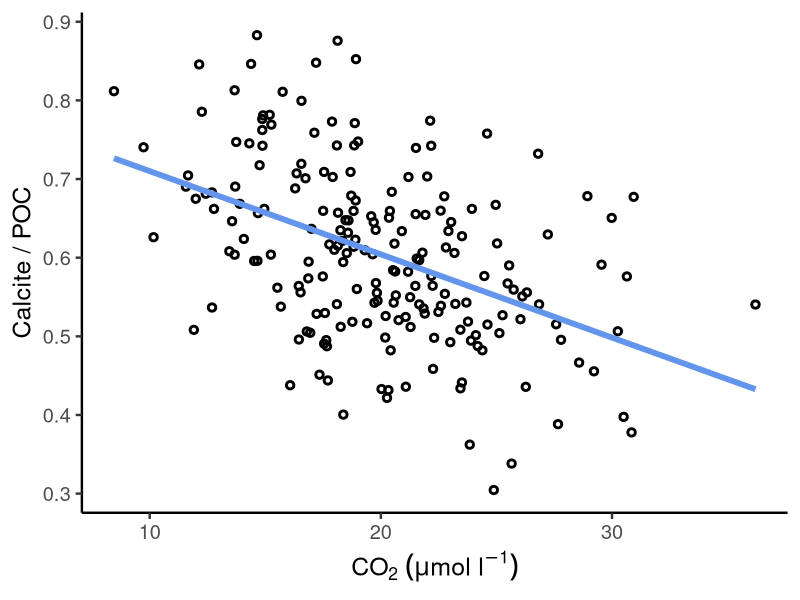
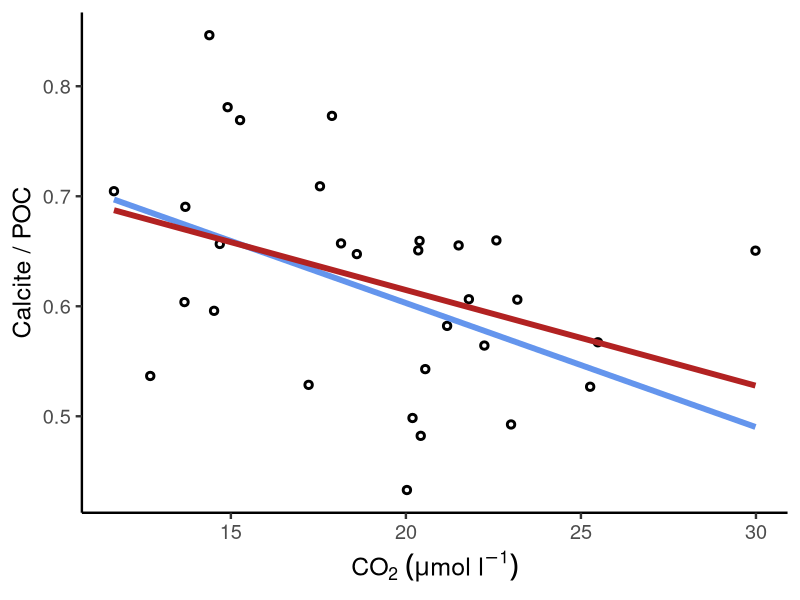
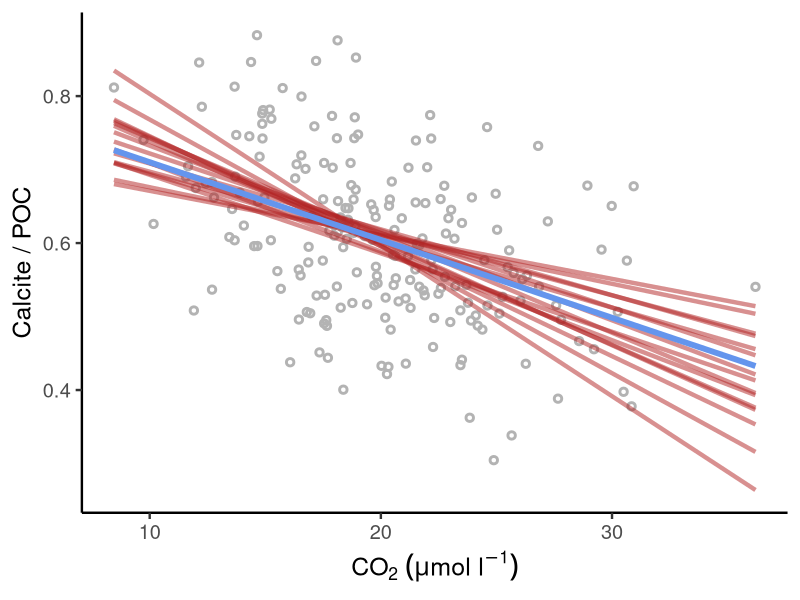
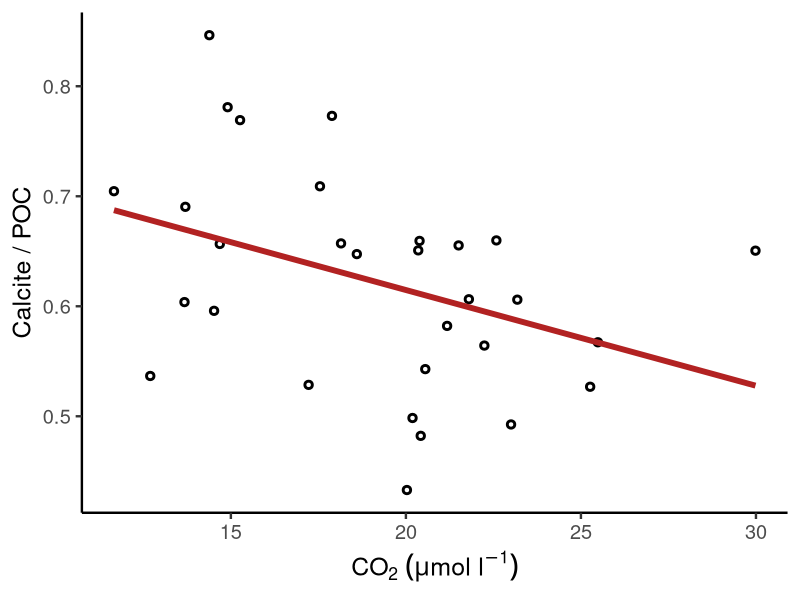
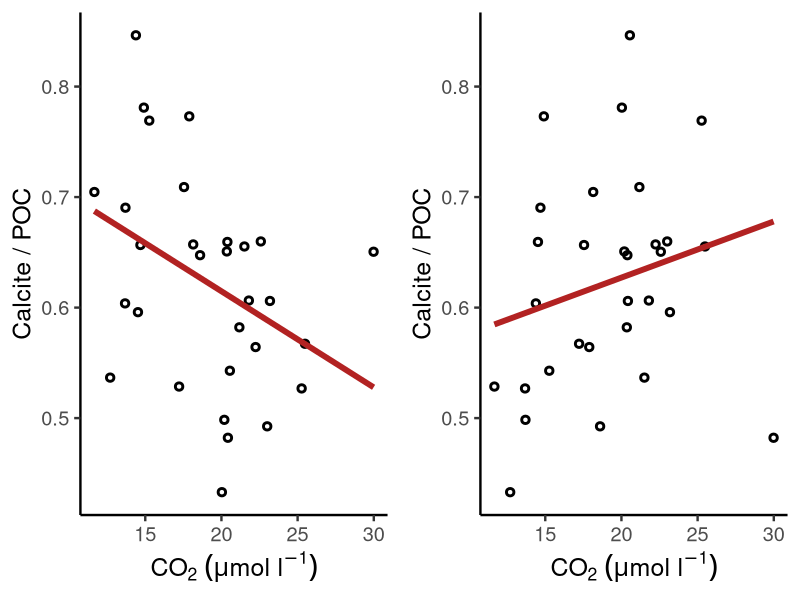
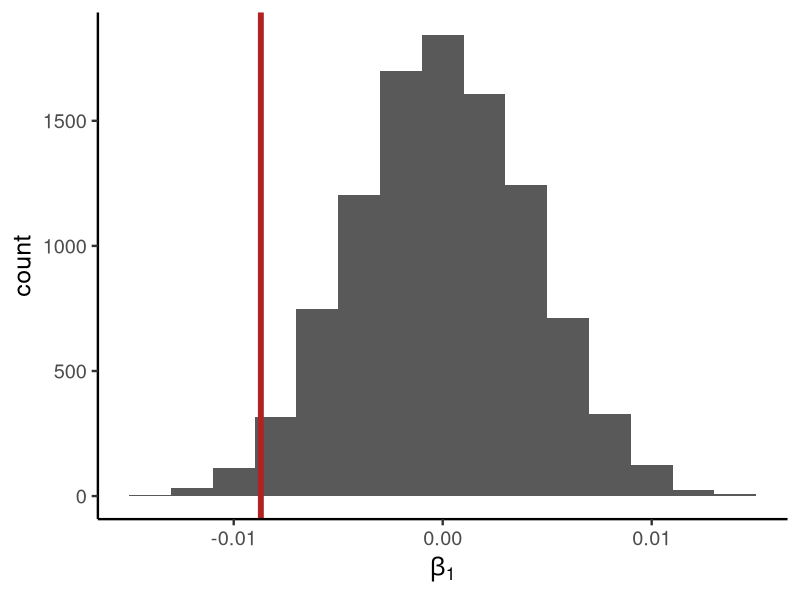
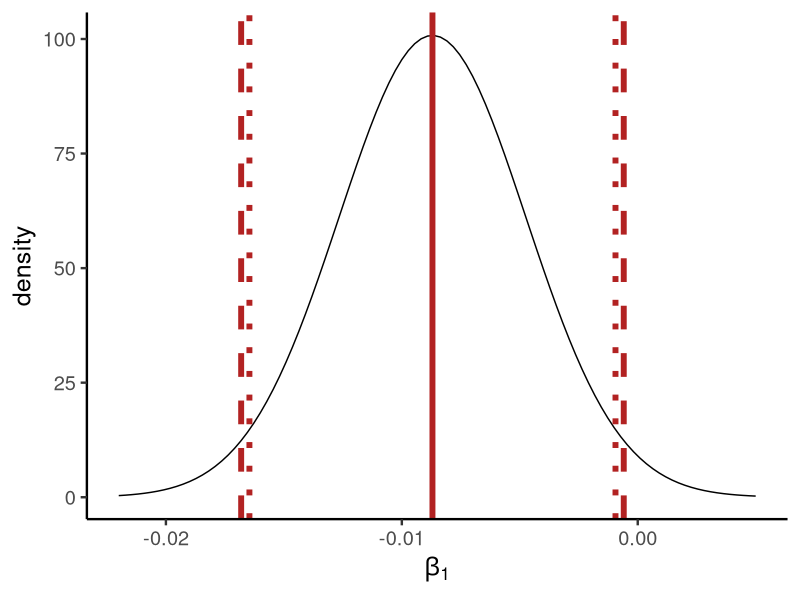
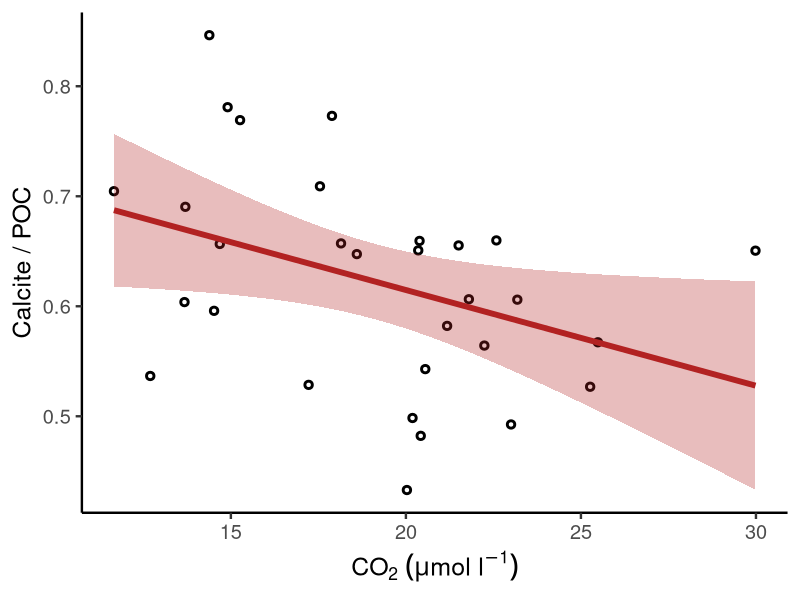

The R source for these figures, in order:
library(tidyverse)
theme_set(theme_classic(18))
set.seed(123)

# Phytoplankton shells fall apart as pH rises

# Our "population"
co2_umol_l <- rnorm(200, mean = 20, sd = 5)
beta0 <- 0.8
beta1 <- -0.01
sigma <- 0.1
calcite_poc <- rnorm(200, beta0 + beta1 * co2_umol_l, sd = sigma)

g_huxleyi <- tibble(
  co2_umol_l,
  calcite_poc
)

ggplot(g_huxleyi, aes(co2_umol_l, calcite_poc)) +
  geom_point(shape = 21, stroke = 1.5) +
  geom_smooth(method = "lm", se = FALSE, color = "cornflowerblue", linewidth = 2) +
  labs(x = expression("CO" [2] ~ (mu * "mol l"^-1)),
       y = "Calcite / POC")
ggsave("course-materials/lecture-slides/scratch/week5/g_huxleyi.png",
       width = 5,
       height = 5,
       units = "in")

# What's the model?
g_huxleyi_lm <- lm(calcite_poc ~ co2_umol_l, g_huxleyi)
summary(g_huxleyi_lm)

# What if we sample 30?
g_huxleyi_sample <- g_huxleyi %>% 
  slice_sample(n = 30)
ggplot(g_huxleyi_sample, aes(co2_umol_l, calcite_poc)) +
  geom_point(shape = 21, stroke = 1.5) +
  geom_smooth(data = filter(g_huxleyi, 
                            between(co2_umol_l,
                                    min(g_huxleyi_sample$co2_umol_l), 
                                    max(g_huxleyi_sample$co2_umol_l))),
              method = "lm", 
              se = FALSE, 
              color = "cornflowerblue",
              linewidth = 2) +
  geom_smooth(method = "lm", se = FALSE, color = "firebrick", linewidth = 2) +
  labs(x = expression("CO" [2] ~ (mu * "mol l"^-1)),
       y = "Calcite / POC")
ggsave("course-materials/lecture-slides/scratch/week5/g_huxleyi_sample.png",
       width = 5,
       height = 5,
       units = "in")
g_huxleyi_lm2 <- lm(calcite_poc ~ co2_umol_l, g_huxleyi_sample)
summary(g_huxleyi_lm2)

# Do it 1000 times
sample_models <- replicate(1e4, {
  g_huxleyi_sample <- g_huxleyi %>% 
    slice_sample(n = 30)
  g_huxleyi_lm2 <- lm(calcite_poc ~ co2_umol_l, g_huxleyi_sample)
  coef(g_huxleyi_lm2)
})
sample_models_df <- expand_grid(
  co2_umol_l = range(g_huxleyi$co2_umol_l),
  iter = seq(ncol(sample_models))
) %>% 
  mutate(beta0 = sample_models[1, iter],
         beta1 = sample_models[2, iter],
         calcite_poc = beta0 + beta1 * co2_umol_l)

ggplot(g_huxleyi, aes(co2_umol_l, calcite_poc)) +
  geom_point(shape = 21, stroke = 1.5, color = "grey70") +
  geom_line(aes(group = iter),
            filter(sample_models_df, iter %in% sample(1:1e4, 15)),
            color = "firebrick", linewidth = 1.5, alpha = 0.5) +
  geom_smooth(method = "lm", se = FALSE, color = "cornflowerblue", linewidth = 2) +
  labs(x = expression("CO" [2] ~ (mu * "mol l"^-1)),
       y = "Calcite / POC")
ggsave("course-materials/lecture-slides/scratch/week5/g_huxleyi_samples.png",
       width = 5,
       height = 5,
       units = "in")

# Hypothesis testing
# Question: is there a relationship between these two variables?
# What are the null hypothesis and alternative hypotheses?
# H0: beta1 = 0, HA: beta1 != 0

ggplot(g_huxleyi_sample, aes(co2_umol_l, calcite_poc)) +
  geom_point(shape = 21, stroke = 1.5) +
  geom_smooth(method = "lm", se = FALSE, color = "firebrick", linewidth = 2) +
  labs(x = expression("CO" [2] ~ (mu * "mol l"^-1)),
       y = "Calcite / POC")
ggsave("course-materials/lecture-slides/scratch/week5/g_huxleyi_sample_only.png",
       width = 5,
       height = 5,
       units = "in")

# Randomization method
# What variable would you permute?

p1 <- ggplot(g_huxleyi_sample, aes(co2_umol_l, calcite_poc)) +
  geom_point(shape = 21, stroke = 1.5) +
  geom_smooth(method = "lm", se = FALSE, color = "firebrick", linewidth = 2) +
  labs(x = expression("CO" [2] ~ (mu * "mol l"^-1)),
       y = "Calcite / POC")
g_huxleyi_permute <- g_huxleyi_sample
g_huxleyi_permute$co2_umol_l <- sample(g_huxleyi_permute$co2_umol_l)
p2 <- ggplot(g_huxleyi_permute, aes(co2_umol_l, calcite_poc)) +
  geom_point(shape = 21, stroke = 1.5) +
  geom_smooth(method = "lm", se = FALSE, color = "firebrick", linewidth = 2) +
  labs(x = expression("CO" [2] ~ (mu * "mol l"^-1)),
       y = "Calcite / POC")
cowplot::plot_grid(p1, p2, nrow = 1)
ggsave("course-materials/lecture-slides/scratch/week5/g_huxleyi_permute.png",
       width = 10,
       height = 5,
       units = "in")

null_beta1 <- map_dbl(1:1e4, \(i) {
  permute_df <- g_huxleyi_sample
  permute_df$co2_umol_l <- sample(permute_df$co2_umol_l)
  permute_lm <- lm(calcite_poc ~ co2_umol_l, permute_df)
  coef(permute_lm)[2]
})

ggplot(tibble(null_beta1), aes(null_beta1)) +
  geom_histogram(binwidth = 0.002) +
  geom_vline(xintercept = coef(g_huxleyi_lm2)[2], color = "firebrick", linewidth = 2) +
  labs(x = expression(beta[1]))
ggsave("course-materials/lecture-slides/scratch/week5/g_huxleyi_null.png",
       width = 5,
       height = 5,
       units = "in")

summary(g_huxleyi_lm2)

# Confidence intervals
# Question: how strong is the relationship between these two variables?

# What's the CI of the coefficient?
# Mathematical model
summary(g_huxleyi_lm2)$coef
beta1_est <- summary(g_huxleyi_lm2)$coef[2, 1]
beta1_se <- summary(g_huxleyi_lm2)$coef[2, 2]
beta1_dens <- tibble(
  beta1 = seq(-0.022, 0.005, length.out = 100),
  density = dnorm(beta1, mean = beta1_est, sd = beta1_se)
)
confint(g_huxleyi_lm2)
ggplot(beta1_dens, aes(beta1, density)) +
  geom_line() +
  geom_vline(xintercept = beta1_est, color = "firebrick", linewidth = 2) +
  geom_vline(xintercept = confint(g_huxleyi_lm2)[2, ],
             color = "firebrick",
             linewidth = 2,
             linetype = "dashed") +
  geom_vline(xintercept = qnorm(c(0.025, 0.975),
                                mean = beta1_est,
                                sd = beta1_se),
             color = "firebrick",
             linewidth = 2,
             linetype = "dotted") +
  labs(x = expression(beta[1]))
ggsave("course-materials/lecture-slides/scratch/week5/g_huxleyi_ci.png",
       width = 5,
       height = 5,
       units = "in")

# What's the CI of the mean?
g_huxleyi_grid <- tibble(
  co2_umol_l = seq(min(g_huxleyi_sample$co2_umol_l),
                   max(g_huxleyi_sample$co2_umol_l),
                   length.out = 100)
) 
g_huxleyi_mean <- predict(g_huxleyi_lm2, 
                          newdata = g_huxleyi_grid,
                          se.fit = TRUE, 
                          interval = "confidence")$fit %>% 
  as_tibble() %>% 
  rename(calcite_poc = fit,
         calcite_poc_lwr = lwr,
         calcite_poc_upr = upr) %>% 
  cbind(g_huxleyi_grid)

ggplot(g_huxleyi_sample, aes(co2_umol_l, calcite_poc)) +
  geom_point(shape = 21, stroke = 1.5) +
  geom_ribbon(aes(ymin = calcite_poc_lwr,
                  ymax = calcite_poc_upr),
              g_huxleyi_mean,
              fill = "firebrick",
              alpha = 0.3) +
  geom_line(data = g_huxleyi_mean, color = "firebrick", linewidth = 2) +
  labs(x = expression("CO" [2] ~ (mu * "mol l"^-1)),
       y = "Calcite / POC")

ggsave("course-materials/lecture-slides/scratch/week5/g_huxleyi_ci_mean.png",
       width = 5,
       height = 5,
       units = "in")

g_huxleyi_pred <- predict(g_huxleyi_lm2, 
                          newdata = g_huxleyi_grid,
                          se.fit = TRUE, 
                          interval = "prediction")$fit %>% 
  as_tibble() %>% 
  rename(calcite_poc = fit,
         calcite_poc_lwr = lwr,
         calcite_poc_upr = upr) %>% 
  cbind(g_huxleyi_grid)
ggplot(g_huxleyi_sample, aes(co2_umol_l, calcite_poc)) +
  geom_point(shape = 21, stroke = 1.5) +
  geom_ribbon(aes(ymin = calcite_poc_lwr,
                  ymax = calcite_poc_upr),
              g_huxleyi_pred,
              fill = "firebrick",
              alpha = 0.1) +
  geom_ribbon(aes(ymin = calcite_poc_lwr,
                  ymax = calcite_poc_upr),
              g_huxleyi_mean,
              fill = "firebrick",
              alpha = 0.3) +
  geom_line(data = g_huxleyi_mean, color = "firebrick", linewidth = 2) +
  labs(x = expression("CO" [2] ~ (mu * "mol l"^-1)),
       y = "Calcite / POC")

ggsave("course-materials/lecture-slides/scratch/week5/g_huxleyi_ci_pred.png",
       width = 5,
       height = 5,
       units = "in")

# Shrimp aquaculture example
beta0 <- 0.50
beta1 <- -0.15 
sigma <- 0.03
shrimp_aqua <- tibble(
  ammonia_mg_l = rnorm(50, mean = 0.5, sd = 0.2),
  shrimp_survival = rnorm(50, beta0 + beta1 * ammonia_mg_l, sigma)
)
ggplot(shrimp_aqua, aes(ammonia_mg_l, shrimp_survival)) +
  geom_point(shape = 21, stroke = 1.5) +
  geom_smooth(method = "lm", fill = "firebrick", alpha = 0.2, color = "firebrick") +
  labs(x = expression(Ammonia ~ (mg~l^-1)),
       y = "Shrimp survival")
ggsave("course-materials/lecture-slides/scratch/week5/shrimp_aqua.png",
       width = 5,
       height = 5,
       units = "in")

shrimp_aqua_lm <- lm(shrimp_survival ~ ammonia_mg_l, shrimp_aqua)
summary(shrimp_aqua_lm)
confint(shrimp_aqua_lm)


























